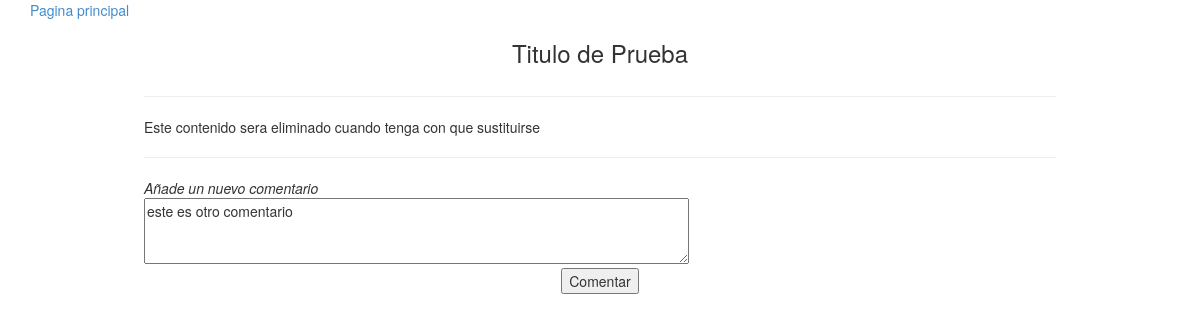
Screenshot of /ncomentario.php?idcomentario=2&prev=1 (signed in) with the database file from the repository.
### tables this page shows
CREATE TABLE `temas` (
  `id` int(11) NOT NULL AUTO_INCREMENT,
  `id_usuario` varchar(45) DEFAULT NULL,
  `titulo` varchar(45) DEFAULT NULL,
  `fecha_pub` timestamp NOT NULL DEFAULT CURRENT_TIMESTAMP ON UPDATE CURRENT_TIMESTAMP,
  `contenido` text,
  PRIMARY KEY (`id`)
);

CREATE TABLE `comentarios` (
  `id` int(11) NOT NULL AUTO_INCREMENT,
  `id_usuario` int(11) DEFAULT '0',
  `id_tema` int(11) DEFAULT NULL,
  `comentario` varchar(350) DEFAULT NULL,
  PRIMARY KEY (`id`)
);

### ncomentario.php (the view, shortened to what this page needs)
<?php
	$conexion=@mysql_connect(SQL_HOST, SQL_USER, SQL_PWD);
	if (isset($_GET['prev'])) {
		$sqlprev="SELECT * FROM temas WHERE id='".$_GET['prev']."'";
		$prevtemas=mysql_query($sqlprev, $conexion);
		$temasprev= mysql_fetch_array($prevtemas);
		$tema=$temasprev['titulo'];
		$contenidotema=$temasprev['contenido'];
	}
	else {
		$tema="";
		$contenidotema="";
	}
	if (isset($_GET['idcomentario'])) {
		$idcoment=$_GET['idcomentario'];
		$conexion=@mysql_connect(SQL_HOST, SQL_USER, SQL_PWD);
		$sql_editar= "SELECT * FROM comentarios where id='".$idcoment."';";
		$recordset1= mysql_query($sql_editar, $conexion) or die (mysql_error());
		$recordset= mysql_fetch_array($recordset1);
		$contenido=$recordset['comentario'];
	}
	else {
		$contenido="";
		$iddecomentario=0;
	}
 ?>
<!DOCTYPE HTML>
<html>
	<head>
	    <link href="css/bootstrap.min.css" rel="stylesheet">
	</head>
	<body>
		<div class="container">
			<a href="index.php">Pagina principal</a>
				<form action="ncomentario.php" method="POST" name="comentario2">
					<table width=80% align="center">
						<?php
							 echo "<tr><td align='center'><h3>".$tema."</h3></td></tr>
						<tr><td><hr></td></tr>
						<tr><td>".$contenidotema."</td></tr>
						<tr><td><hr></td></tr>";
						 ?>
						<tr><td><i>Añade un nuevo comentario</i></td></tr>
						<tr><td><textarea name="contenido" id="contenido" cols="70" rows="3" placeholder="Presiona para insertar tu texto o contenido"><?php echo $contenido; ?></textarea></td></tr>
						<tr><td align="center"><input type="submit" value="Comentar"></td></tr>
					</table>
				</form>
   		    </div>
	</body>
</html>

### rows the page displays
temas: titulo "Titulo de Prueba", contenido "Este contenido sera eliminado cuando tenga con que sustituirse"
comentarios: contenido "este es otro comentario"
